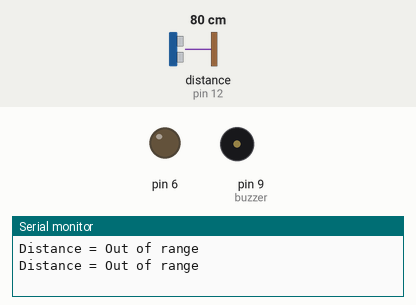
This sketch was run on a simulated Arduino Uno, built with avr-gcc and run on an emulated ATmega328P. On the bench: output pins drawn as LEDs (lit = HIGH), buzzer (waves = sounding), the last lines printed to the serial monitor. Wiring (inferred from the names in the program): ultrasonic range finder: trigger pin 13; echo pin 12. Dashed ring = blinking. The test bench sets the inputs (shaded band); at power-on: distance to the obstacle (sensor on pin 12) 80 cm. The echo pulse lasts 58.3 µs per cm; pins used as bus, display or sensor lines are not drawn.

Above: at 1.8 s.
1.9 s: distance to the obstacle (sensor on pin 12) set to 44 cm
3.4 s: distance to the obstacle (sensor on pin 12) set to 36 cm
At 4.8 s:
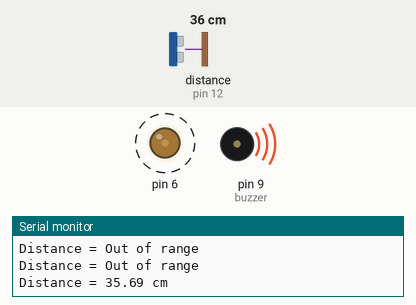
At 5.42 s:
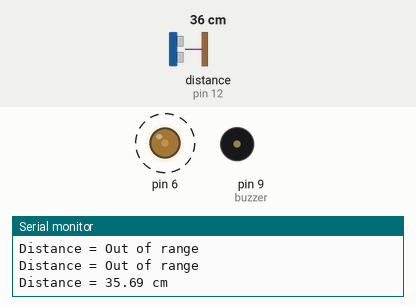
Timing chart, 0 to 12.9 s (numbered marks = the images above; inputs shaded):
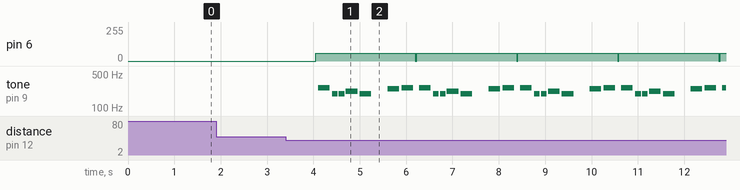

Measured:
- the behaviour switches between 41 and 40 cm on distance to the obstacle (sensor on pin 12) (found by bisection; images 0 and 1)

The sketch:

sketch1.ino
```cpp
#define trigPin 13
#define echoPin 12
#define motor 6
#include "pitches.h"

const int buzzer = 9;
int distmotor;
float duration, distance;

void setup() {
  Serial.begin (9600);
  pinMode(trigPin, OUTPUT);
  pinMode(echoPin, INPUT);
  pinMode(6, OUTPUT);
  digitalWrite(6, LOW);
  distmotor = 0;
}

void loop() {

  // Write a pulse to the HC-SR04 Trigger Pin

  digitalWrite(trigPin, LOW);
  delayMicroseconds(2);
  digitalWrite(trigPin, HIGH);
  delayMicroseconds(10);
  digitalWrite(trigPin, LOW);

  // Measure the response from the HC-SR04 Echo Pin

  duration = pulseIn(echoPin, HIGH);

  // Determine distance from duration
  // Use 343 metres per second as speed of sound

  distance = (duration / 2) * 0.0343;

  // Send results to Serial Monitor

  Serial.print("Distance = ");
  if (distance >= 40 || distance <= 2) {
    Serial.println("Out of range");
    distmotor = 0;


  }
  else {
    Serial.print(distance);
    Serial.println(" cm");
    distmotor = 1;
  }

  if (distmotor == 1) {
    for (int x=0; x<=9; x= x+1){
     analogWrite(6,0);
     delay(30);
     analogWrite(6,60);
     delay(50);

      tone(9, NOTE_C4, 250);
      delay(300);
      noTone(9);

      tone(9, NOTE_G3, 125);
      delay(150);
      noTone(9);

      tone(9, NOTE_G3, 125);
      delay(150);
      noTone(9);

      tone(9, NOTE_A3, 250);
      delay(300);
      noTone(9);

      tone(9, NOTE_G3, 250);
      delay(300);
      noTone(9);

      tone(9, REST, 250);
      delay(300);
      noTone(9);

      tone(9, NOTE_B3, 250);
      delay(300);
      noTone(9);

      tone(9, NOTE_C4, 250);
      delay(300);
      noTone(9);

    distmotor=0;
    }

    digitalWrite (6, LOW);
    noTone(buzzer);
    delay(5000);


  }
  else {
    digitalWrite (6, LOW);
    delay(500);
    noTone(buzzer);
    delay(500);
  }


}
```

pitches.h
```cpp
/*************************************************
 * Public Constants
 *************************************************/
#define NOTE_B0  31
#define NOTE_C1  33
#define NOTE_CS1 35
#define NOTE_D1  37
#define NOTE_DS1 39
#define NOTE_E1  41
#define NOTE_F1  44
#define NOTE_FS1 46
#define NOTE_G1  49
#define NOTE_GS1 52
#define NOTE_A1  55
#define NOTE_AS1 58
#define NOTE_B1  62
#define NOTE_C2  65
#define NOTE_CS2 69
#define NOTE_D2  73
#define NOTE_DS2 78
#define NOTE_E2  82
#define NOTE_F2  87
#define NOTE_FS2 93
#define NOTE_G2  98
#define NOTE_GS2 104
#define NOTE_A2  110
#define NOTE_AS2 117
#define NOTE_B2  123
#define NOTE_C3  131
#define NOTE_CS3 139
#define NOTE_D3  147
#define NOTE_DS3 156
#define NOTE_E3  165
#define NOTE_F3  175
#define NOTE_FS3 185
#define NOTE_G3  196
#define NOTE_GS3 208
#define NOTE_A3  220
#define NOTE_AS3 233
#define NOTE_B3  247
#define NOTE_C4  262
#define NOTE_CS4 277
#define NOTE_D4  294
#define NOTE_DS4 311
#define NOTE_E4  330
#define NOTE_F4  349
#define NOTE_FS4 370
#define NOTE_G4  392
#define NOTE_GS4 415
#define NOTE_A4  440
#define NOTE_AS4 466
#define NOTE_B4  494
#define NOTE_C5  523
#define NOTE_CS5 554
#define NOTE_D5  587
#define NOTE_DS5 622
#define NOTE_E5  659
#define NOTE_F5  698
#define NOTE_FS5 740
#define NOTE_G5  784
#define NOTE_GS5 831
#define NOTE_A5  880
#define NOTE_AS5 932
#define NOTE_B5  988
#define NOTE_C6  1047
#define NOTE_CS6 1109
#define NOTE_D6  1175
#define NOTE_DS6 1245
#define NOTE_E6  1319
#define NOTE_F6  1397
#define NOTE_FS6 1480
#define NOTE_G6  1568
#define NOTE_GS6 1661
#define NOTE_A6  1760
#define NOTE_AS6 1865
#define NOTE_B6  1976
#define NOTE_C7  2093
#define NOTE_CS7 2217
#define NOTE_D7  2349
#define NOTE_DS7 2489
#define NOTE_E7  2637
#define NOTE_F7  2794
#define NOTE_FS7 2960
#define NOTE_G7  3136
#define NOTE_GS7 3322
#define NOTE_A7  3520
#define NOTE_AS7 3729
#define NOTE_B7  3951
#define NOTE_C8  4186
#define NOTE_CS8 4435
#define NOTE_D8  4699
#define NOTE_DS8 4978
#define REST 0
```
